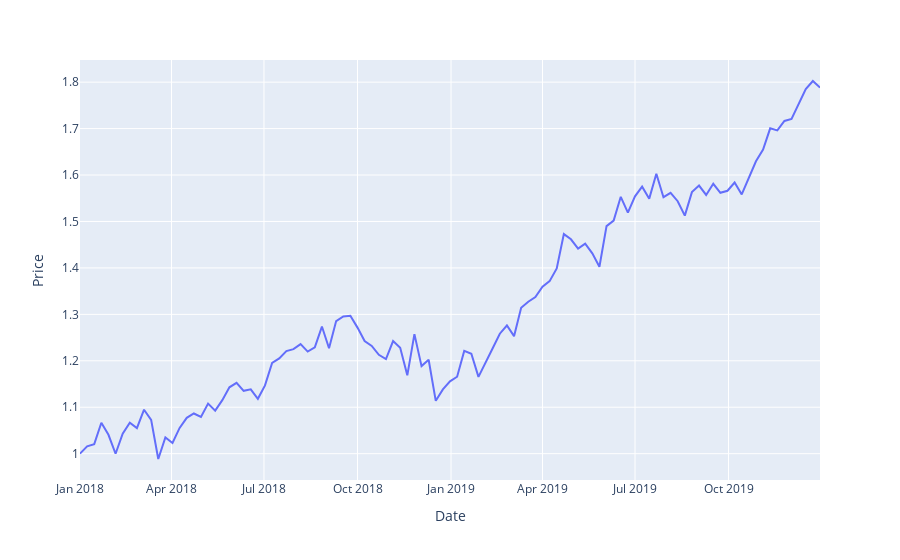

Write notebook code for a chart like this one.
### Code cell
# plot a line chart of MSFT stock price

px.line(df_stocks, x='date', y='MSFT', labels={
        'date': 'Date', 'MSFT': 'Price'})
